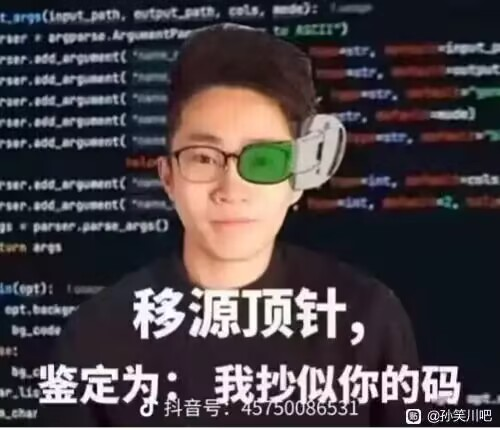
#> input picture data/ding_he.jpg, 500 x 430 px
$ python img2txt.py
#> lines starting #> are read from the running program, lines starting #| are printed output that depends on the picture
"""
@author: Viet Nguyen <nhviet1009@gmail.com>
"""
import argparse

import cv2
import numpy as np


def get_args():
    parser = argparse.ArgumentParser("Image to ASCII")
    # parser.add_argument("--input", type=str, default="data/input.jpg", help="Path to input image")
    # parser.add_argument("--output", type=str, default="data/output.txt", help="Path to output text file")
    parser.add_argument("--input", type=str, default="data/ding_he.jpg", help="Path to input image")
    parser.add_argument("--output", type=str, default="data/ding_he_text.txt", help="Path to output text file")
    parser.add_argument("--mode", type=str, default="complex", choices=["simple", "complex"],
                        help="10 or 70 different characters")
    parser.add_argument("--num_cols", type=int, default=150, help="number of character for output's width")
    args = parser.parse_args()
    return args


def main(opt):
    if opt.mode == "simple":
        CHAR_LIST = '@%#*+=-:. '
    else:
        CHAR_LIST = "$@B%8&WM#*oahkbdpqwmZO0QLCJUYXzcvunxrjft/\|()1{}[]?-_+~<>i!lI;:,\"^`'. "
    num_chars = len(CHAR_LIST)
    num_cols = opt.num_cols
    image = cv2.imread(opt.input)
#> image is the input picture: shape (430, 500, 3); mean B, G, R 70.5, 66.8, 74.2
    image = cv2.cvtColor(image, cv2.COLOR_BGR2GRAY)
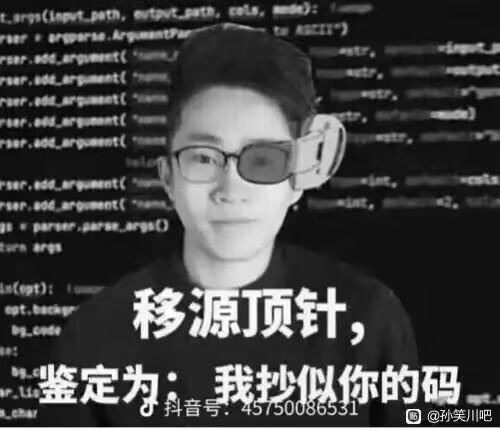
#> image: shape (430, 500); min 1, max 255, mean 69.5
    height, width = image.shape
#> height = 430; width = 500
    cell_width = width / opt.num_cols
#> cell_width = 3.33
    cell_height = 2 * cell_width
#> cell_height = 6.67
    num_rows = int(height / cell_height)
#> num_rows = 64
    if num_cols > width or num_rows > height:
        print("Too many columns or rows. Use default setting")
        cell_width = 6
        cell_height = 12
        num_cols = int(width / cell_width)
        num_rows = int(height / cell_height)

    output_file = open(opt.output, 'w')
    for i in range(num_rows):
        for j in range(num_cols):
            output_file.write(
                CHAR_LIST[min(int(np.mean(image[int(i * cell_height):min(int((i + 1) * cell_height), height),
                                          int(j * cell_width):min(int((j + 1) * cell_width),
                                                                  width)]) * num_chars / 255), num_chars - 1)])
        output_file.write("\n")
    output_file.close()


if __name__ == '__main__':
    opt = get_args()
    main(opt)
